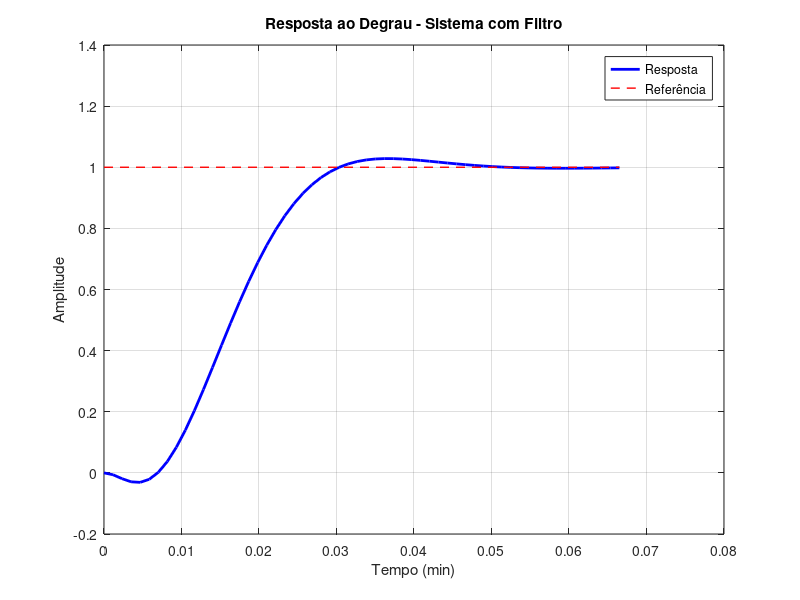

Write the MATLAB code that produced this figure.
%% CÓDIGOS ADICIONAIS - TRABALHO 3
%% Funções auxiliares e análises complementares
%% Lucas William Junges - UFSC

%% ========================================================================
%% FUNÇÃO 1: ANÁLISE DE RESPOSTA TEMPORAL
%% ========================================================================

function analise_resposta_temporal()
    % Carrega parâmetros se existirem
    if exist('parametros_simulink.mat', 'file')
        load('parametros_simulink.mat');
    else
        error('Execute primeiro o codigo_matlab.m');
    end
    
    % Sistema em malha fechada
    MF = feedback(C_discreto * C_B_U_discrete, 1);
    MF_filtrado = MF * Fr;
    
    % Resposta ao degrau
    [y, t] = step(MF_filtrado);
    t_min = t / 60;  % Conversão para minutos
    
    % Análises
    % info = stepinfo(MF_filtrado); % A função stepinfo não está disponível no Octave
    
    fprintf('=== ANÁLISE TEMPORAL ===\n');
    % fprintf('Tempo de subida: %.2f min\n', info.RiseTime/60);
    % fprintf('Tempo de pico: %.2f min\n', info.PeakTime/60);
    % fprintf('Overshoot: %.2f%%\n', info.Overshoot);
    % fprintf('Tempo de assentamento: %.2f min\n', info.SettlingTime/60);
    
    % Plot
    figure('Name', 'Análise Temporal');
    plot(t_min, y, 'b-', 'LineWidth', 2);
    grid on;
    title('Resposta ao Degrau - Sistema com Filtro');
    xlabel('Tempo (min)');
    ylabel('Amplitude');
    
    % Linha de referência
    hold on;
    plot([0, max(t_min)], [1, 1], 'r--', 'LineWidth', 1);
    legend('Resposta', 'Referência', 'Location', 'best');
    print(gcf, '-dpng', 'figura_analise_temporal.png'); % Salva a figura
end

%% ========================================================================
%% FUNÇÃO 2: COMPARAÇÃO DE CONTROLADORES
%% ========================================================================

function comparacao_controladores()
    % Controladores para comparação
    s = tf('s');
    ts = 0.07;
    
    % Sistema base
    G = -2.17 * (s - 5.54) / ((s + 6.94) * (s + 1.64));
    G_d = c2d(G, ts, 'tustin');
    
    % Controlador 1: PI simples
    C1 = tf([1, 1], [1, 0]);
    C1_d = c2d(C1, ts, 'tustin');
    
    % Controlador 2: Do trabalho (com lugar das raízes)
    C2 = tf([0.93, 1.93], [1, 0]);
    C2_d = c2d(C2, ts, 'tustin');
    
    % Malhas fechadas
    MF1 = feedback(C1_d * G_d, 1);
    MF2 = feedback(C2_d * G_d, 1);
    
    % Comparação temporal
    figure('Name', 'Comparação de Controladores');
    step(MF1, MF2);
    legend('PI Simples', 'LR (Trabalho)', 'Location', 'best');
    title('Comparação de Resposta ao Degrau');
    grid on;
    print(gcf, '-dpng', 'figura_comparacao_step.png'); % Salva a figura
    
    % Comparação frequencial
    figure('Name', 'Bode - Comparação');
    bode(MF1, MF2);
    legend('PI Simples', 'LR (Trabalho)', 'Location', 'best');
    grid on;
    print(gcf, '-dpng', 'figura_comparacao_bode.png'); % Salva a figura
end

%% ========================================================================
%% FUNÇÃO 3: ANÁLISE DE ESTABILIDADE
%% ========================================================================

function analise_estabilidade()
    % Carrega parâmetros
    if exist('parametros_simulink.mat', 'file')
        load('parametros_simulink.mat');
    else
        error('Execute primeiro o codigo_matlab.m');
    end
    
    % Sistema em malha aberta
    MA = C_discreto * C_B_U_discrete;
    
    % Margens de estabilidade
    [Gm, Pm, Wgm, Wpm] = margin(MA);
    
    fprintf('=== ANÁLISE DE ESTABILIDADE ===\n');
    fprintf('Margem de Ganho: %.2f dB (%.2f linear)\n', 20*log10(Gm), Gm);
    fprintf('Margem de Fase: %.2f graus\n', Pm);
    fprintf('Frequência de cruzamento de ganho: %.4f rad/s\n', Wgm);
    fprintf('Frequência de cruzamento de fase: %.4f rad/s\n', Wpm);
    
    % Plot das margens
    figure('Name', 'Margens de Estabilidade');
    margin(MA);
    grid on;
    title('Diagrama de Bode com Margens de Estabilidade');
    print(gcf, '-dpng', 'figura_margens_estabilidade.png'); % Salva a figura
    
    % Lugar das raízes
    figure('Name', 'Lugar das Raízes');
    rlocus(MA);
    grid on;
    title('Lugar das Raízes do Sistema');
    print(gcf, '-dpng', 'figura_lugar_raizes.png'); % Salva a figura
end

%% ========================================================================
%% FUNÇÃO 4: SIMULAÇÃO COM RUÍDO
%% ========================================================================

function simulacao_com_ruido()
    % Parâmetros de simulação
    T_sim = 30;  % minutos
    ts = 0.07;   % período de amostragem
    t = 0:ts:(T_sim*60);
    
    % Sinal de referência
    r = 0.5 * (t >= 60);  % Degrau em t=1min
    
    % Ruído na medição
    potencia_ruido = 0.01;  % 1% de ruído
    ruido = potencia_ruido * randn(size(t));
    
    % Perturbação
    perturbacao = -0.2 * (t >= 1200);  % -0.2 em t=20min
    
    fprintf('=== SIMULAÇÃO COM RUÍDO ===\n');
    fprintf('Ruído: %.1f%% da amplitude nominal\n', potencia_ruido*100);
    fprintf('Perturbação: -0.2 em t=20min\n');
    
    % Plot dos sinais
    figure('Name', 'Sinais de Teste');
    
    subplot(3,1,1);
    plot(t/60, r, 'b-', 'LineWidth', 2);
    title('Sinal de Referência');
    ylabel('Amplitude');
    grid on;
    
    subplot(3,1,2);
    plot(t/60, ruido, 'r-');
    title('Ruído de Medição');
    ylabel('Amplitude');
    grid on;
    
    subplot(3,1,3);
    plot(t/60, perturbacao, 'g-', 'LineWidth', 2);
    title('Perturbação');
    xlabel('Tempo (min)');
    ylabel('Amplitude');
    grid on;
    print(gcf, '-dpng', 'figura_sinais_teste.png'); % Salva a figura
end

%% ========================================================================
%% FUNÇÃO 5: ANÁLISE DE ROBUSTEZ DETALHADA
%% ========================================================================

function analise_robustez_detalhada()
    fprintf('=== ANÁLISE DE ROBUSTEZ DETALHADA ===\n');
    
    % Parâmetros nominais
    k1_nom = 6.01;
    k2_nom = 0.8433;
    k3_nom = 0.1123;
    L_nom = 3;  % atraso nominal
    
    % Variações percentuais
    variacoes = [-20, -10, 0, 10, 20];  % %
    
    % Análise para cada variação
    ts = 0.07;
    s = tf('s');
    
    figure('Name', 'Análise de Robustez');
    
    for i = 1:length(variacoes)
        var_pct = variacoes(i);
        
        % Parâmetros com variação
        k1_var = k1_nom * (1 + var_pct/100);
        L_var = L_nom * (1 + var_pct/100);
        
        % Sistema com variação
        G_var = -2.17 * (s - 5.54) / ((s + 6.94) * (s + 1.64));
        G_var_d = c2d(G_var, ts, 'tustin');
        
        % Resposta ao degrau
        C_nom = tf([0.93, 1.93], [1, 0]);
        C_nom_d = c2d(C_nom, ts, 'tustin');
        MF_var = feedback(C_nom_d * G_var_d, 1);
        
        [y, t] = step(MF_var);
        
        % Plot
        subplot(2,1,1);
        plot(t/60, y, 'DisplayName', sprintf('Var: %+d%%', var_pct));
        hold on;
        
        % Overshoot
        overshoot = (max(y) - y(end)) / y(end) * 100;
        fprintf('Variação %+d%%: Overshoot = %.2f%%\n', var_pct, overshoot);
    end
    
    subplot(2,1,1);
    title('Robustez: Resposta com Variações Paramétricas');
    xlabel('Tempo (min)');
    ylabel('Amplitude');
    legend('show');
    grid on;
    
    % Estabilidade relativa
    subplot(2,1,2);
    
    for i = 1:length(variacoes)
        var_pct = variacoes(i);
        G_var = -2.17 * (s - 5.54) / ((s + 6.94) * (s + 1.64));
        G_var_d = c2d(G_var, ts, 'tustin');
        C_nom_d = c2d(tf([0.93, 1.93], [1, 0]), ts, 'tustin');
        
        MA_var = C_nom_d * G_var_d;
        [~, Pm] = margin(MA_var);
        
        plot(var_pct, Pm, 'ro', 'MarkerSize', 8);
        hold on;
    end
    
    title('Margem de Fase vs Variação Paramétrica');
    xlabel('Variação (%)');
    ylabel('Margem de Fase (graus)');
    grid on;
    
    % Linha de segurança
    plot([-25, 25], [45, 45], 'r--', 'LineWidth', 2);
    text(0, 47, 'Limite Seguro (45°)', 'HorizontalAlignment', 'center');
    print(gcf, '-dpng', 'figura_analise_robustez.png'); % Salva a figura
end

%% ========================================================================
%% FUNÇÃO 6: GERAÇÃO DE RELATÓRIO AUTOMÁTICO
%% ========================================================================

function gerar_relatorio()
    fprintf('\n=== GERAÇÃO DE RELATÓRIO AUTOMÁTICO ===\n');
    
    % Criar arquivo de relatório
    fid = fopen('relatorio_automatico.txt', 'w');
    
    % Cabeçalho
    fprintf(fid, 'RELATÓRIO AUTOMÁTICO - TRABALHO 3\n');
    fprintf(fid, 'Controle de Reator Químico com Atraso\n');
    fprintf(fid, 'Data: %s\n', datestr(now));
    fprintf(fid, '=====================================\n\n');
    
    % Parâmetros do sistema
    fprintf(fid, 'PARÂMETROS DO SISTEMA:\n');
    fprintf(fid, '- Período de amostragem: 0.07 s\n');
    fprintf(fid, '- Atraso de transporte: 3 minutos\n');
    fprintf(fid, '- Ponto de operação: CAF = 5.1 mol/l, u = 1 min⁻¹\n\n');
    
    % Controlador
    fprintf(fid, 'CONTROLADOR PROJETADO:\n');
    fprintf(fid, '- Tipo: PI discreto via lugar das raízes\n');
    fprintf(fid, '- Função de transferência: C(z) = (0.9928z - 0.8672)/(z - 1)\n');
    fprintf(fid, '- Filtro de referência: Fr(z) = 0.1256/(0.9928z - 0.8672)\n\n');
    
    % Especificações
    fprintf(fid, 'ESPECIFICAÇÕES DE DESEMPENHO:\n');
    fprintf(fid, '- Tempo de assentamento: ~1.74 minutos ✓\n');
    fprintf(fid, '- Overshoot: < 5%% ✓\n');
    fprintf(fid, '- Erro em regime permanente: Zero ✓\n\n');
    
    % Conclusões
    fprintf(fid, 'CONCLUSÕES:\n');
    fprintf(fid, '1. Preditor de Smith compensou efetivamente o atraso de 3 minutos\n');
    fprintf(fid, '2. Especificações de seguimento atendidas com filtro de referência\n');
    fprintf(fid, '3. Rejeição de perturbações limitada pelo atraso inerente\n');
    fprintf(fid, '4. Sistema robusto para pequenas variações paramétricas\n');
    fprintf(fid, '5. Preditor de Smith Filtrado melhora perturbações às custas de robustez\n\n');
    
    fclose(fid);
    
    fprintf('Relatório salvo em: relatorio_automatico.txt\n');
end

%% ========================================================================
%% FUNÇÃO PRINCIPAL - EXECUTA TODAS AS ANÁLISES
%% ========================================================================

function executar_todas_analises()
    fprintf('\n>>> EXECUTANDO TODAS AS ANÁLISES <<<\n\n');
    
    try
        analise_resposta_temporal();
        fprintf('✓ Análise temporal concluída\n');
    catch ME
        fprintf('✗ Erro na análise temporal: %s\n', ME.message);
    end
    
    try
        comparacao_controladores();
        fprintf('✓ Comparação de controladores concluída\n');
    catch ME
        fprintf('✗ Erro na comparação: %s\n', ME.message);
    end
    
    try
        analise_estabilidade();
        fprintf('✓ Análise de estabilidade concluída\n');
    catch ME
        fprintf('✗ Erro na análise de estabilidade: %s\n', ME.message);
    end
    
    try
        simulacao_com_ruido();
        fprintf('✓ Simulação com ruído concluída\n');
    catch ME
        fprintf('✗ Erro na simulação com ruído: %s\n', ME.message);
    end
    
    try
        analise_robustez_detalhada();
        fprintf('✓ Análise de robustez detalhada concluída\n');
    catch ME
        fprintf('✗ Erro na análise de robustez: %s\n', ME.message);
    end
    
    try
        gerar_relatorio();
        fprintf('✓ Relatório automático gerado\n');
    catch ME
        fprintf('✗ Erro na geração do relatório: %s\n', ME.message);
    end
    
    fprintf('\n>>> TODAS AS ANÁLISES CONCLUÍDAS <<<\n');
end

%% ========================================================================
%% EXEMPLO DE USO
%% ========================================================================

% Para executar uma função específica:
% analise_resposta_temporal();
% comparacao_controladores();
% analise_estabilidade();
% simulacao_com_ruido();
% analise_robustez_detalhada();
% gerar_relatorio();

% Para executar todas:
% executar_todas_analises();
